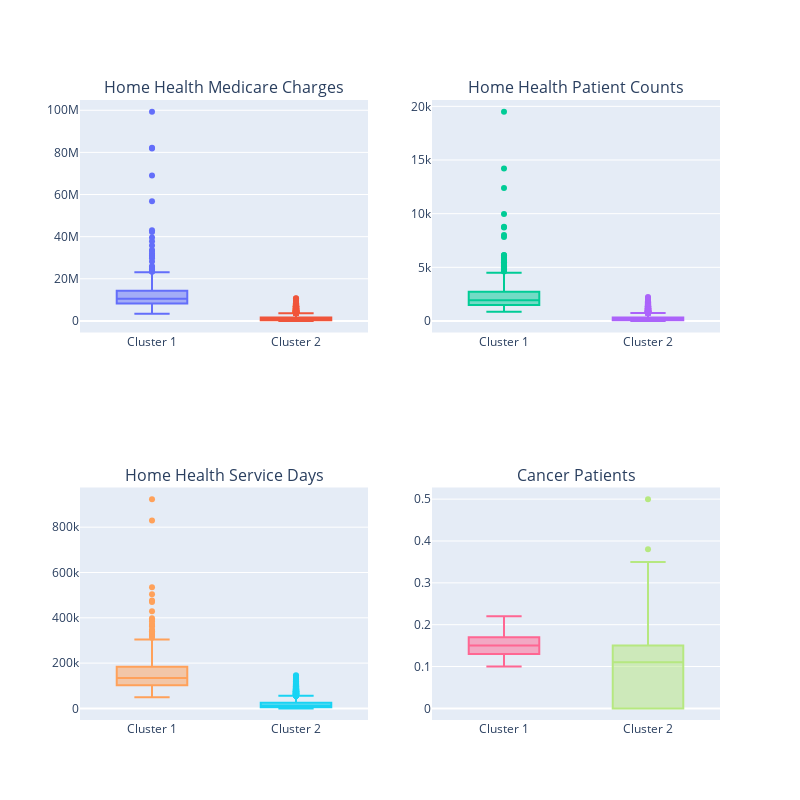

Notebook code for this chart:
### Code cell
# Analyze Distribution of Some Variables for Individual Clusters

import plotly.graph_objects as go

f1 = go.Box(y=hh1['TOT_CHRG_AMT'], name='Cluster 1')
f2 = go.Box(y=hh2['TOT_CHRG_AMT'], name='Cluster 2')
f3 = go.Box(y=hh1['BENE_DSTNCT_CNT'], name='Cluster 1')
f4 = go.Box(y=hh2['BENE_DSTNCT_CNT'], name='Cluster 2')
f5 = go.Box(y=hh1['TOT_SRVC_DAYS'], name='Cluster 1')
f6 = go.Box(y=hh2['TOT_SRVC_DAYS'], name='Cluster 2')
f7 = go.Box(y=hh1['BENE_CC_CNCR_PCT'], name='Cluster 1')
f8 = go.Box(y=hh2['BENE_CC_CNCR_PCT'], name='Cluster 2')


fig = subplots.make_subplots(rows=2, cols=2, print_grid=False, subplot_titles=('Home Health Medicare Charges','Home Health Patient Counts', 'Home Health Service Days','Cancer Patients'))
fig.append_trace(f1, 1, 1);
fig.append_trace(f2, 1, 1);
fig.append_trace(f3, 1, 2);
fig.append_trace(f4, 1, 2);
fig.append_trace(f5, 2, 1);
fig.append_trace(f6, 2, 1);
fig.append_trace(f7, 2, 2);
fig.append_trace(f8, 2, 2);


fig['layout'].update(height=800, width=800, showlegend=False);
iplot(fig, filename='simple-subplot');

### Figure 1 — Plotly figure (JSON) as saved in the notebook; plotly's stock layout.template omitted (floating-point values rounded to 4 significant figures; data arrays with more than 128 entries replaced by an {"elided": "..."} marker saying what was removed)
{"data": [{"name": "Cluster 1", "type": "box", "xaxis": "x", "y": {"elided": "426 int values"}, "yaxis": "y"}, {"name": "Cluster 2", "type": "box", "xaxis": "x", "y": {"elided": "8165 int values"}, "yaxis": "y"}, {"name": "Cluster 1", "type": "box", "xaxis": "x2", "y": {"elided": "426 int values"}, "yaxis": "y2"}, {"name": "Cluster 2", "type": "box", "xaxis": "x2", "y": {"elided": "8165 int values"}, "yaxis": "y2"}, {"name": "Cluster 1", "type": "box", "xaxis": "x3", "y": {"elided": "426 int values"}, "yaxis": "y3"}, {"name": "Cluster 2", "type": "box", "xaxis": "x3", "y": {"elided": "8165 int values"}, "yaxis": "y3"}, {"name": "Cluster 1", "type": "box", "xaxis": "x4", "y": {"elided": "426 float values"}, "yaxis": "y4"}, {"name": "Cluster 2", "type": "box", "xaxis": "x4", "y": {"elided": "8165 float values"}, "yaxis": "y4"}], "layout": {"annotations": [{"font": {"size": 16}, "showarrow": false, "text": "Home Health Medicare Charges", "x": 0.225, "xanchor": "center", "xref": "paper", "y": 1, "yanchor": "bottom", "yref": "paper"}, {"font": {"size": 16}, "showarrow": false, "text": "Home Health Patient Counts", "x": 0.775, "xanchor": "center", "xref": "paper", "y": 1, "yanchor": "bottom", "yref": "paper"}, {"font": {"size": 16}, "showarrow": false, "text": "Home Health Service Days", "x": 0.225, "xanchor": "center", "xref": "paper", "y": 0.375, "yanchor": "bottom", "yref": "paper"}, {"font": {"size": 16}, "showarrow": false, "text": "Cancer Patients", "x": 0.775, "xanchor": "center", "xref": "paper", "y": 0.375, "yanchor": "bottom", "yref": "paper"}], "height": 800, "showlegend": false, "width": 800, "xaxis": {"anchor": "y", "domain": [0, 0.45]}, "xaxis2": {"anchor": "y2", "domain": [0.55, 1]}, "xaxis3": {"anchor": "y3", "domain": [0, 0.45]}, "xaxis4": {"anchor": "y4", "domain": [0.55, 1]}, "yaxis": {"anchor": "x", "domain": [0.625, 1]}, "yaxis2": {"anchor": "x2", "domain": [0.625, 1]}, "yaxis3": {"anchor": "x3", "domain": [0, 0.375]}, "yaxis4": {"anchor": "x4", "domain": [0, 0.375]}}}
